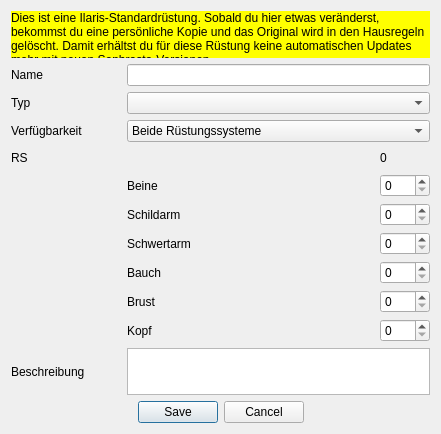
<?xml version="1.0" encoding="UTF-8"?>
<ui version="4.0">
 <class>talentDialog</class>
 <widget class="QDialog" name="talentDialog">
  <property name="windowModality">
   <enum>Qt::ApplicationModal</enum>
  </property>
  <property name="geometry">
   <rect>
    <x>0</x>
    <y>0</y>
    <width>441</width>
    <height>434</height>
   </rect>
  </property>
  <property name="windowTitle">
   <string>Sephrasto - Rüstung bearbeiten...</string>
  </property>
  <layout class="QGridLayout" name="gridLayout_2">
   <item row="0" column="0">
    <layout class="QGridLayout" name="gridLayout">
     <item row="11" column="2">
      <widget class="QSpinBox" name="sbKopf">
       <property name="minimumSize">
        <size>
         <width>50</width>
         <height>0</height>
        </size>
       </property>
       <property name="maximumSize">
        <size>
         <width>16777215</width>
         <height>16777215</height>
        </size>
       </property>
       <property name="maximum">
        <number>8</number>
       </property>
      </widget>
     </item>
     <item row="6" column="2">
      <widget class="QSpinBox" name="sbBeine">
       <property name="minimumSize">
        <size>
         <width>50</width>
         <height>0</height>
        </size>
       </property>
       <property name="maximumSize">
        <size>
         <width>16777215</width>
         <height>16777215</height>
        </size>
       </property>
       <property name="maximum">
        <number>8</number>
       </property>
      </widget>
     </item>
     <item row="0" column="0" colspan="3">
      <widget class="QLabel" name="warning">
       <property name="visible">
        <bool>false</bool>
       </property>
       <property name="styleSheet">
        <string notr="true">background-color: rgb(255, 255, 0); color: black;</string>
       </property>
       <property name="text">
        <string>&lt;html&gt;&lt;head/&gt;&lt;body&gt;&lt;p&gt;Dies ist eine Ilaris-Standardrüstung. Sobald du hier etwas veränderst, bekommst du eine persönliche Kopie und das Original wird in den Hausregeln gelöscht. Damit erhältst du für diese Rüstung keine automatischen Updates mehr mit neuen Sephrasto-Versionen.&lt;/p&gt;&lt;/body&gt;&lt;/html&gt;</string>
       </property>
       <property name="wordWrap">
        <bool>true</bool>
       </property>
      </widget>
     </item>
     <item row="11" column="1">
      <widget class="QLabel" name="label_7">
       <property name="text">
        <string>Kopf</string>
       </property>
      </widget>
     </item>
     <item row="9" column="2">
      <widget class="QSpinBox" name="sbBauch">
       <property name="minimumSize">
        <size>
         <width>50</width>
         <height>0</height>
        </size>
       </property>
       <property name="maximumSize">
        <size>
         <width>16777215</width>
         <height>16777215</height>
        </size>
       </property>
       <property name="maximum">
        <number>8</number>
       </property>
      </widget>
     </item>
     <item row="7" column="1">
      <widget class="QLabel" name="label_3">
       <property name="text">
        <string>Schildarm</string>
       </property>
      </widget>
     </item>
     <item row="7" column="2">
      <widget class="QSpinBox" name="sbSchild">
       <property name="minimumSize">
        <size>
         <width>50</width>
         <height>0</height>
        </size>
       </property>
       <property name="maximumSize">
        <size>
         <width>16777215</width>
         <height>16777215</height>
        </size>
       </property>
       <property name="maximum">
        <number>8</number>
       </property>
      </widget>
     </item>
     <item row="2" column="0">
      <widget class="QLabel" name="label">
       <property name="minimumSize">
        <size>
         <width>110</width>
         <height>0</height>
        </size>
       </property>
       <property name="text">
        <string>Name</string>
       </property>
      </widget>
     </item>
     <item row="2" column="1" colspan="2">
      <widget class="QLineEdit" name="leName">
       <property name="minimumSize">
        <size>
         <width>300</width>
         <height>0</height>
        </size>
       </property>
      </widget>
     </item>
     <item row="9" column="1">
      <widget class="QLabel" name="label_5">
       <property name="text">
        <string>Bauch</string>
       </property>
      </widget>
     </item>
     <item row="8" column="2">
      <widget class="QSpinBox" name="sbSchwert">
       <property name="minimumSize">
        <size>
         <width>50</width>
         <height>0</height>
        </size>
       </property>
       <property name="maximumSize">
        <size>
         <width>16777215</width>
         <height>16777215</height>
        </size>
       </property>
       <property name="maximum">
        <number>8</number>
       </property>
      </widget>
     </item>
     <item row="10" column="2">
      <widget class="QSpinBox" name="sbBrust">
       <property name="minimumSize">
        <size>
         <width>50</width>
         <height>0</height>
        </size>
       </property>
       <property name="maximumSize">
        <size>
         <width>16777215</width>
         <height>16777215</height>
        </size>
       </property>
       <property name="maximum">
        <number>8</number>
       </property>
      </widget>
     </item>
     <item row="5" column="0">
      <widget class="QLabel" name="label_8">
       <property name="text">
        <string>RS</string>
       </property>
      </widget>
     </item>
     <item row="6" column="1">
      <widget class="QLabel" name="label_2">
       <property name="text">
        <string>Beine</string>
       </property>
      </widget>
     </item>
     <item row="3" column="0">
      <widget class="QLabel" name="label_9">
       <property name="text">
        <string>Typ</string>
       </property>
      </widget>
     </item>
     <item row="8" column="1">
      <widget class="QLabel" name="label_4">
       <property name="text">
        <string>Schwertarm</string>
       </property>
      </widget>
     </item>
     <item row="5" column="2">
      <widget class="QLabel" name="lblRS">
       <property name="text">
        <string>0</string>
       </property>
      </widget>
     </item>
     <item row="10" column="1">
      <widget class="QLabel" name="label_6">
       <property name="text">
        <string>Brust</string>
       </property>
      </widget>
     </item>
     <item row="3" column="1" colspan="2">
      <widget class="QComboBox" name="cbTyp"/>
     </item>
     <item row="12" column="0">
      <widget class="QLabel" name="label_10">
       <property name="text">
        <string>Beschreibung</string>
       </property>
      </widget>
     </item>
     <item row="12" column="1" colspan="2">
      <widget class="QTextEdit" name="teBeschreibung"/>
     </item>
     <item row="4" column="0">
      <widget class="QLabel" name="label_11">
       <property name="text">
        <string>Verfügbarkeit</string>
       </property>
      </widget>
     </item>
     <item row="4" column="1" colspan="2">
      <widget class="QComboBox" name="cbSystem">
       <item>
        <property name="text">
         <string>Beide Rüstungssysteme</string>
        </property>
       </item>
       <item>
        <property name="text">
         <string>Einfaches Rüstungssystem</string>
        </property>
       </item>
       <item>
        <property name="text">
         <string>Zonenrüstungssystem</string>
        </property>
       </item>
      </widget>
     </item>
     <item row="5" column="1">
      <spacer name="horizontalSpacer">
       <property name="orientation">
        <enum>Qt::Horizontal</enum>
       </property>
       <property name="sizeHint" stdset="0">
        <size>
         <width>40</width>
         <height>20</height>
        </size>
       </property>
      </spacer>
     </item>
    </layout>
   </item>
   <item row="3" column="0">
    <widget class="QDialogButtonBox" name="buttonBox">
     <property name="orientation">
      <enum>Qt::Horizontal</enum>
     </property>
     <property name="standardButtons">
      <set>QDialogButtonBox::Cancel|QDialogButtonBox::Save</set>
     </property>
     <property name="centerButtons">
      <bool>true</bool>
     </property>
    </widget>
   </item>
  </layout>
 </widget>
 <tabstops>
  <tabstop>leName</tabstop>
  <tabstop>cbTyp</tabstop>
  <tabstop>cbSystem</tabstop>
  <tabstop>sbBeine</tabstop>
  <tabstop>sbSchild</tabstop>
  <tabstop>sbSchwert</tabstop>
  <tabstop>sbBauch</tabstop>
  <tabstop>sbBrust</tabstop>
  <tabstop>sbKopf</tabstop>
  <tabstop>teBeschreibung</tabstop>
 </tabstops>
 <resources/>
 <connections>
  <connection>
   <sender>buttonBox</sender>
   <signal>accepted()</signal>
   <receiver>talentDialog</receiver>
   <slot>accept()</slot>
   <hints>
    <hint type="sourcelabel">
     <x>248</x>
     <y>254</y>
    </hint>
    <hint type="destinationlabel">
     <x>157</x>
     <y>274</y>
    </hint>
   </hints>
  </connection>
  <connection>
   <sender>buttonBox</sender>
   <signal>rejected()</signal>
   <receiver>talentDialog</receiver>
   <slot>reject()</slot>
   <hints>
    <hint type="sourcelabel">
     <x>316</x>
     <y>260</y>
    </hint>
    <hint type="destinationlabel">
     <x>286</x>
     <y>274</y>
    </hint>
   </hints>
  </connection>
 </connections>
</ui>
